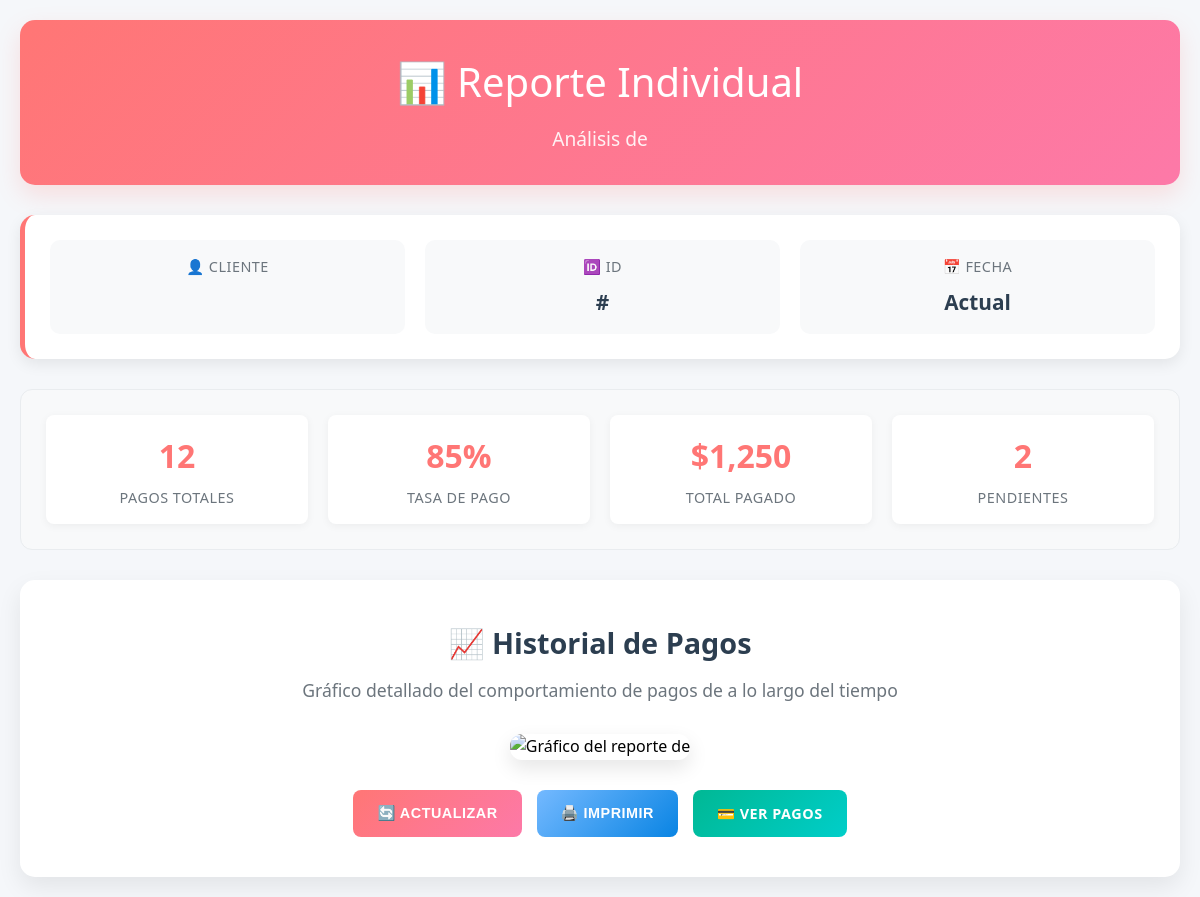
Before: /reports/client/1 (signed in) with the older database file.
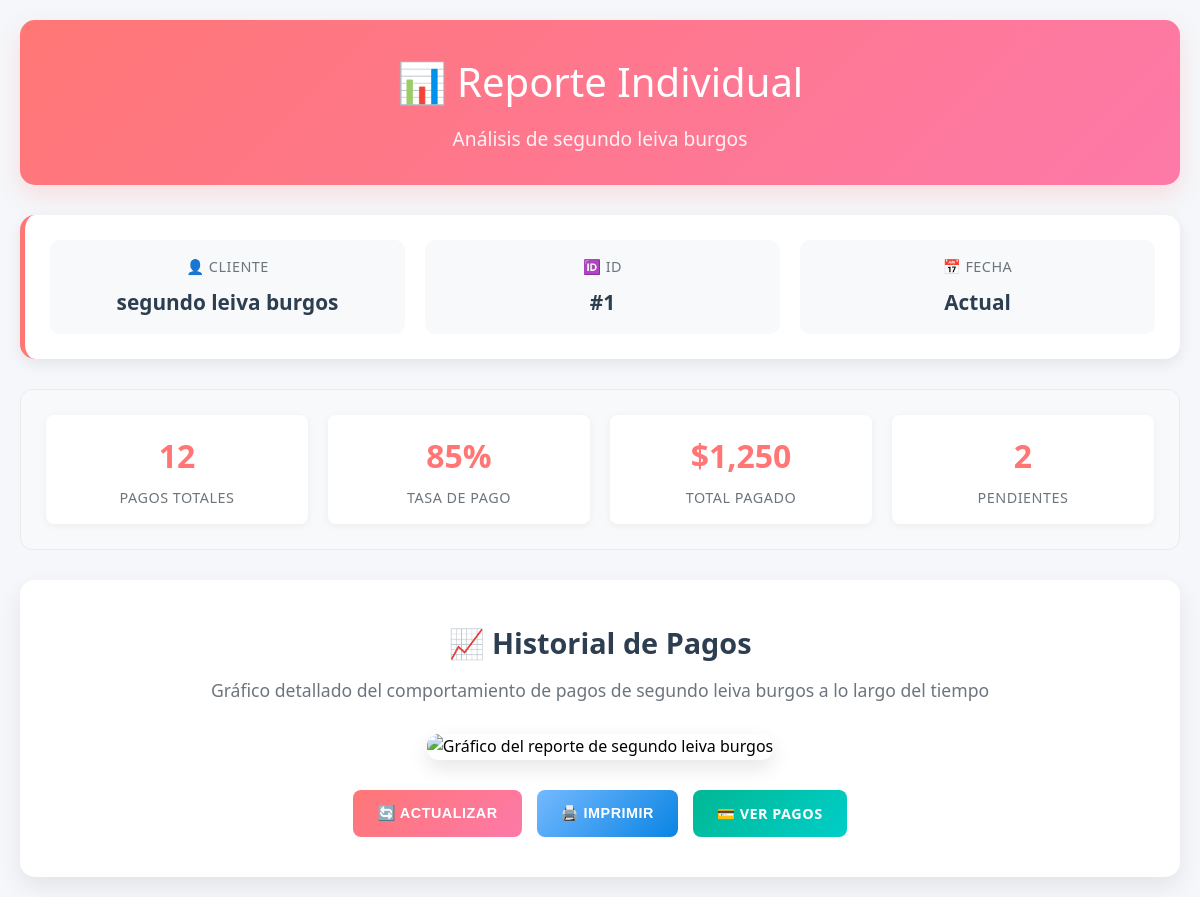
After: the same page with the newer database file.
### tables this page shows
CREATE TABLE clients (
            id INTEGER PRIMARY KEY, 
            name TEXT NOT NULL, 
            phone TEXT, 
            monthly_amount REAL NOT NULL DEFAULT 0, 
            signup_date TEXT NOT NULL, 
            active INTEGER NOT NULL DEFAULT 1
        );

### backend/app/blueprints/reports.py (the view)
@bp.route('/client/<int:client_id>')
@login_required
def client_report(client_id):
    db = get_db()
    cur = db.execute('SELECT * FROM clients WHERE id=?', (client_id,))
    client = cur.fetchone()
    cur = db.execute('SELECT year, month, status, COUNT(*) as cnt FROM payments WHERE client_id=? GROUP BY year, month, status ORDER BY year, month', (client_id,))
    rows = cur.fetchall()
    labels=[]; paid=[]; pending=[]; seen={}
    for r in rows:
        key = f"{r['year']}-{int(r['month']):02d}"
        if key not in seen: seen[key]={'paid':0,'pending':0}
        if r['status']=='paid': seen[key]['paid']+=r['cnt']
        else: seen[key]['pending']+=r['cnt']
    keys = sorted(seen.keys())
    labels = keys[-24:]
    paid = [seen[k]['paid'] for k in labels]
    pending = [seen[k]['pending'] for k in labels]
    img_name = f"client_{client_id}_summary.png"
    img_path = os.path.join(current_app.root_path, '..', current_app.static_folder, 'reports', img_name)
    try:
        import matplotlib.pyplot as plt
        plt.figure(figsize=(10,3))
        x = range(len(labels))
        plt.bar(x, paid, label='pagado')
        plt.bar(x, pending, bottom=paid, label='pendiente')
        plt.xticks(x, labels, rotation=45, ha='right', fontsize=8)
        plt.legend()
        plt.tight_layout()
        os.makedirs(os.path.dirname(img_path), exist_ok=True)
        plt.savefig(img_path)
        plt.close()
    except Exception:
        img_path=None
    return render_template('report_client.html', client=client, img=('/static/reports/'+img_name) if img_path else None)

### backend/app/blueprints/reports.py (called while the page is built)
def login_required(f):
    from functools import wraps
    @wraps(f)
    def wrapper(*args, **kwargs):
        if 'admin' not in session:
            return redirect(url_for('auth.login'))
        return f(*args, **kwargs)
    return wrapper

### backend/app/db.py (called while the page is built)
def get_db():
    db = getattr(g, '_database', None)
    if db is None:
        db = g._database = sqlite3.connect(DATABASE)
        db.row_factory = sqlite3.Row
    return db

def close_connection(exception):
    db = getattr(g, '_database', None)
    if db is not None:
        db.close()

### backend/templates/report_client.html (shortened to what this page needs)
<!doctype html>
<html lang="es">
<head>
</head>
<body>
    <div class='container'>
        <div class='header'>
            <h2>📊 Reporte Individual</h2>
            <div class='client-subtitle'>Análisis de {{client.name}}</div>
        </div>
        <div class='client-info-card'>
            <div class='info-grid'>
                <div class='info-item'>
                    <div class='info-label'>👤 Cliente</div>
                    <div class='info-value'>{{client.name}}</div>
                </div>
                <div class='info-item'>
                    <div class='info-label'>🆔 ID</div>
                    <div class='info-value'>#{{client.id}}</div>
                </div>
                <div class='info-item'>
                    <div class='info-label'>📅 Fecha</div>
                    <div class='info-value'>Actual</div>
                </div>
            </div>
        </div>
        {% if img %}
        <div class='chart-stats'>
            <div class='stats-grid'>
                <div class='stat-item'>
                    <div class='stat-number'>12</div>
                    <div class='stat-label'>Pagos Totales</div>
                </div>
                <div class='stat-item'>
                    <div class='stat-number'>85%</div>
                    <div class='stat-label'>Tasa de Pago</div>
                </div>
                <div class='stat-item'>
                    <div class='stat-number'>$1,250</div>
                    <div class='stat-label'>Total Pagado</div>
                </div>
                <div class='stat-item'>
                    <div class='stat-number'>2</div>
                    <div class='stat-label'>Pendientes</div>
                </div>
            </div>
        </div>
        {% endif %}
        <div class='report-container'>
            {% if img %}
                <div class='chart-header'>
                    <h3 class='chart-title'>📈 Historial de Pagos</h3>
                    <p class='chart-description'>
                        Gráfico detallado del comportamiento de pagos de {{client.name}} a lo largo del tiempo
                    </p>
                </div>
                <img src='{{img}}' alt='Gráfico del reporte de {{client.name}}' class='report-image'>
                <div class='chart-actions'>
                    <button class='action-btn' onclick='window.location.reload()'>🔄 Actualizar</button>
                    <button class='action-btn secondary-btn' onclick='window.print()'>🖨️ Imprimir</button>
                    <a href='/payments/client/{{client.id}}' class='action-btn success-btn'>💳 Ver Pagos</a>
                </div>
            {% endif %}
        </div>
    </div>
</body>
</html>

Changed rows visible on the page:
added clients: name "segundo leiva burgos", id "1"
